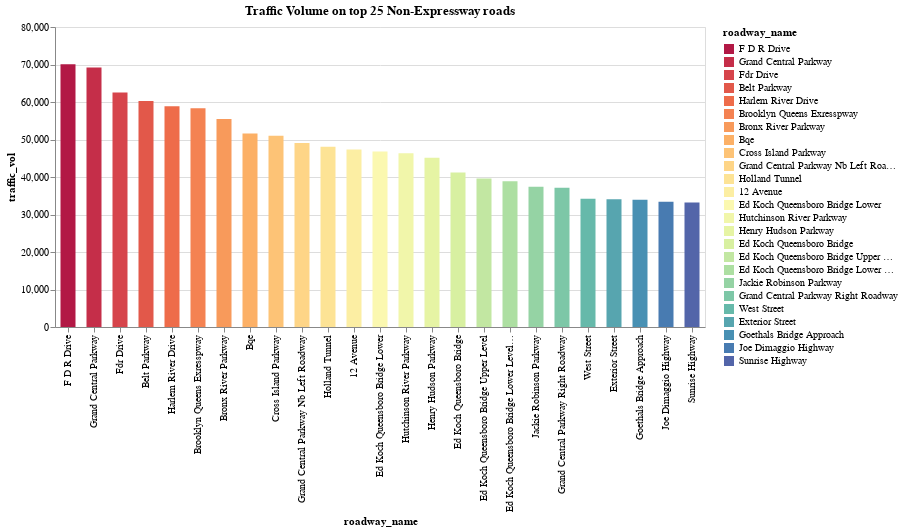

The cell this chart's notebook holds for it:
### Code cell
mask = traffic_vol_roadway['expressway'] == 'N'
title = 'Traffic Volume on top 25 Non-Expressway roads'
bar = draw_bar(traffic_vol_roadway[mask][:25], 'roadway_name','traffic_vol', title='Total Traffic Volume').mark_bar(size=15)
bar.properties(width=650,height=300, title=title)

### Figure 1 — Vega-Lite specification as saved in the notebook (floating-point values rounded to 4 significant figures; data arrays with more than 128 entries replaced by an {"elided": "..."} marker saying what was removed)
{"config": {"view": {"continuousWidth": 400, "continuousHeight": 300}}, "data": {"name": "data-08951cf476c001dec7f2af3ff47dfe56"}, "mark": {"type": "bar", "size": 15}, "encoding": {"color": {"type": "nominal", "field": "roadway_name", "scale": {"reverse": false, "scheme": "Spectral"}, "sort": {"elided": "647 float values"}}, "x": {"type": "nominal", "field": "roadway_name", "sort": {"elided": "647 float values"}}, "y": {"type": "quantitative", "field": "traffic_vol", "title": "traffic_vol"}}, "height": 300, "title": "Traffic Volume on top 25 Non-Expressway roads", "width": 650, "$schema": "https://vega.github.io/schema/vega-lite/v4.8.1.json", "datasets": {"data-08951cf476c001dec7f2af3ff47dfe56": [{"roadway_name": "F D R Drive", "traffic_vol": 70040.0, "traffic_vol_lg": 11.16, "expressway": "N"}, {"roadway_name": "Grand Central Parkway", "traffic_vol": 69210.0, "traffic_vol_lg": 11.14, "expressway": "N"}, {"roadway_name": "Fdr Drive", "traffic_vol": 62500.0, "traffic_vol_lg": 11.04, "expressway": "N"}, {"roadway_name": "Belt Parkway", "traffic_vol": 60240.0, "traffic_vol_lg": 11.01, "expressway": "N"}, {"roadway_name": "Harlem River Drive", "traffic_vol": 58850.0, "traffic_vol_lg": 10.98, "expressway": "N"}, {"roadway_name": "Brooklyn Queens Exresspway", "traffic_vol": 58330.0, "traffic_vol_lg": 10.97, "expressway": "N"}, {"roadway_name": "Bronx River Parkway", "traffic_vol": 55460.0, "traffic_vol_lg": 10.92, "expressway": "N"}, {"roadway_name": "Bqe", "traffic_vol": 51580.0, "traffic_vol_lg": 10.85, "expressway": "N"}, {"roadway_name": "Cross Island Parkway", "traffic_vol": 51020.0, "traffic_vol_lg": 10.84, "expressway": "N"}, {"roadway_name": "Grand Central Parkway Nb Left Roadway", "traffic_vol": 49070.0, "traffic_vol_lg": 10.8, "expressway": "N"}, {"roadway_name": "Holland Tunnel", "traffic_vol": 48080.0, "traffic_vol_lg": 10.78, "expressway": "N"}, {"roadway_name": "12 Avenue", "traffic_vol": 47330.0, "traffic_vol_lg": 10.76, "expressway": "N"}, {"roadway_name": "Ed Koch Queensboro Bridge Lower", "traffic_vol": 46780.0, "traffic_vol_lg": 10.75, "expressway": "N"}, {"roadway_name": "Hutchinson River Parkway", "traffic_vol": 46340.0, "traffic_vol_lg": 10.74, "expressway": "N"}, {"roadway_name": "Henry Hudson Parkway", "traffic_vol": 45120.0, "traffic_vol_lg": 10.72, "expressway": "N"}, {"roadway_name": "Ed Koch Queensboro Bridge", "traffic_vol": 41220.0, "traffic_vol_lg": 10.63, "expressway": "N"}, {"roadway_name": "Ed Koch Queensboro Bridge Upper Level", "traffic_vol": 39620.0, "traffic_vol_lg": 10.59, "expressway": "N"}, {"roadway_name": "Ed Koch Queensboro Bridge Lower Level Inner Roadway", "traffic_vol": 38880.0, "traffic_vol_lg": 10.57, "expressway": "N"}, {"roadway_name": "Jackie Robinson Parkway", "traffic_vol": 37400.0, "traffic_vol_lg": 10.53, "expressway": "N"}, {"roadway_name": "Grand Central Parkway Right Roadway", "traffic_vol": 37170.0, "traffic_vol_lg": 10.52, "expressway": "N"}, {"roadway_name": "West Street", "traffic_vol": 34170.0, "traffic_vol_lg": 10.44, "expressway": "N"}, {"roadway_name": "Exterior Street", "traffic_vol": 34080.0, "traffic_vol_lg": 10.44, "expressway": "N"}, {"roadway_name": "Goethals Bridge Approach", "traffic_vol": 33940.0, "traffic_vol_lg": 10.43, "expressway": "N"}, {"roadway_name": "Joe Dimaggio Highway", "traffic_vol": 33390.0, "traffic_vol_lg": 10.42, "expressway": "N"}, {"roadway_name": "Sunrise Highway", "traffic_vol": 33190.0, "traffic_vol_lg": 10.41, "expressway": "N"}]}}
